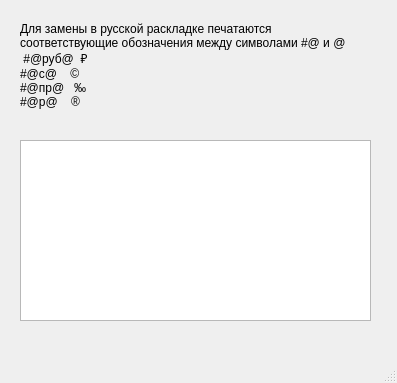
<?xml version="1.0" encoding="UTF-8"?>
<ui version="4.0">
 <class>MainWindow</class>
 <widget class="QMainWindow" name="MainWindow">
  <property name="geometry">
   <rect>
    <x>0</x>
    <y>0</y>
    <width>397</width>
    <height>383</height>
   </rect>
  </property>
  <property name="windowTitle">
   <string>Задание 2.1</string>
  </property>
  <widget class="QWidget" name="centralwidget">
   <widget class="QPlainTextEdit" name="plainTextEdit">
    <property name="geometry">
     <rect>
      <x>20</x>
      <y>140</y>
      <width>351</width>
      <height>181</height>
     </rect>
    </property>
   </widget>
   <widget class="QLabel" name="label">
    <property name="geometry">
     <rect>
      <x>20</x>
      <y>10</y>
      <width>341</width>
      <height>111</height>
     </rect>
    </property>
    <property name="text">
     <string>Для замены в русской раскладке печатаются соответствующие обозначения между символами #@ и @ 
 #@руб@  ₽
#@с@    ©
#@пр@   ‰
#@р@    ® </string>
    </property>
    <property name="scaledContents">
     <bool>false</bool>
    </property>
    <property name="wordWrap">
     <bool>true</bool>
    </property>
   </widget>
  </widget>
  <widget class="QMenuBar" name="menubar">
   <property name="geometry">
    <rect>
     <x>0</x>
     <y>0</y>
     <width>397</width>
     <height>21</height>
    </rect>
   </property>
  </widget>
  <widget class="QStatusBar" name="statusbar"/>
 </widget>
 <resources/>
 <connections/>
</ui>
